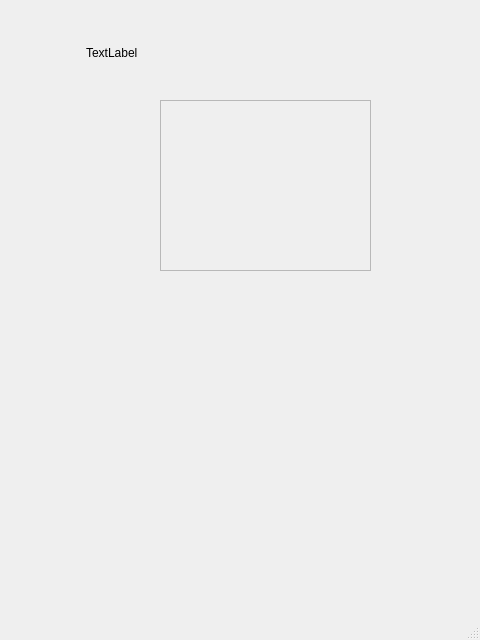
<?xml version="1.0" encoding="UTF-8"?>
<ui version="4.0">
 <class>MainWindow</class>
 <widget class="QMainWindow" name="MainWindow">
  <property name="geometry">
   <rect>
    <x>0</x>
    <y>0</y>
    <width>480</width>
    <height>640</height>
   </rect>
  </property>
  <property name="windowTitle">
   <string>MainWindow</string>
  </property>
  <widget class="QWidget" name="centralwidget">
   <widget class="QLabel" name="prognameLabel">
    <property name="geometry">
     <rect>
      <x>86</x>
      <y>43</y>
      <width>291</width>
      <height>20</height>
     </rect>
    </property>
    <property name="text">
     <string>TextLabel</string>
    </property>
   </widget>
   <widget class="QScrollArea" name="scrollArea">
    <property name="geometry">
     <rect>
      <x>160</x>
      <y>100</y>
      <width>211</width>
      <height>171</height>
     </rect>
    </property>
    <property name="widgetResizable">
     <bool>true</bool>
    </property>
    <widget class="QWidget" name="scrollAreaWidgetContents">
     <property name="geometry">
      <rect>
       <x>0</x>
       <y>0</y>
       <width>209</width>
       <height>169</height>
      </rect>
     </property>
    </widget>
   </widget>
   <widget class="QWidget" name="scrollWidget" native="true">
    <property name="geometry">
     <rect>
      <x>140</x>
      <y>260</y>
      <width>201</width>
      <height>161</height>
     </rect>
    </property>
   </widget>
  </widget>
  <widget class="QMenuBar" name="menubar">
   <property name="geometry">
    <rect>
     <x>0</x>
     <y>0</y>
     <width>480</width>
     <height>22</height>
    </rect>
   </property>
  </widget>
  <widget class="QStatusBar" name="statusbar"/>
 </widget>
 <resources/>
 <connections/>
</ui>
